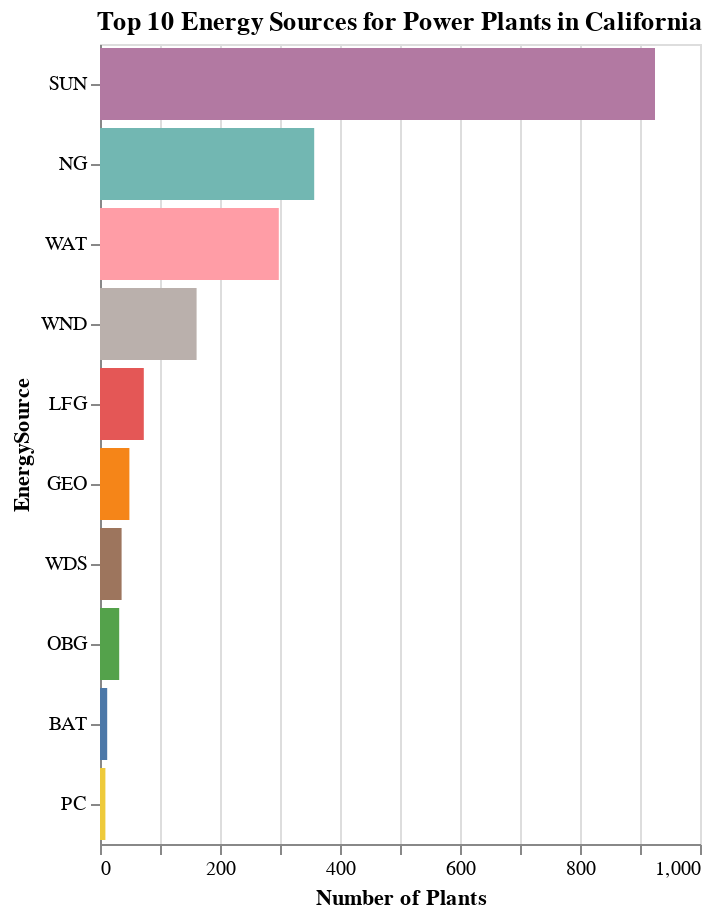

Notebook source saved alongside this figure:
### Markdown cell above
<div style="background-color:#007acc; height:40px; margin-top:30px; margin-bottom:10px; border-radius:5px;">
  <h2 style="color:white; padding:8px 15px; margin:0;">📊 7) What is the most common energy source for power plants in California?
</h2>
</div>

### Code cell
import pandas as pd
import altair as alt
import ipywidgets as widgets
import random
import time
from IPython.display import display, clear_output

def start_energy_source_question():
    global source_input  # ✅ globally accessible widget
    clear_output()
    print("⚡️ Task: What is the most common energy source for power plants in California?")

    # Ensure shared response log exists
    if 'responses' not in globals():
        global responses
        responses = []

    start_time = time.time()

    # Count by energy source
    energy_counts = df['PriEnergySource'].value_counts().reset_index()
    energy_counts.columns = ['EnergySource', 'PlantCount']

    # Correct answer
    correct_source = energy_counts.iloc[0]['EnergySource']

    # Chart (top 10 energy sources)
    chart_data = energy_counts.head(10)
    chart = alt.Chart(chart_data).mark_bar().encode(
        x=alt.X('PlantCount:Q', title='Number of Plants'),
        y=alt.Y('EnergySource:N', sort='-x'),
        tooltip=['EnergySource', 'PlantCount'],
        color=alt.Color('EnergySource:N', legend=None)
    ).properties(
        title='Top 10 Energy Sources for Power Plants in California',
        height=400
    )

    # Generate choices (including correct answer)
    distractors = energy_counts[energy_counts['EnergySource'] != correct_source]['EnergySource'].tolist()
    choices = random.sample(distractors, 4) + [correct_source]
    random.shuffle(choices)

    # Question + widget
    instructions = widgets.HTML("<h4>⚡️ What is the most common energy source for power plants in California?</h4>")
    source_input = widgets.RadioButtons(
        options=choices,
        description='Your Answer:',
        layout=widgets.Layout(width='500px')
    )

    submit_button = widgets.Button(description="Submit Answer")
    submission_output = widgets.Output()

    def on_submit(b):
        elapsed = time.time() - start_time
        selected = source_input.value

        responses.append({
            'question': 'Most common energy source in CA',
            'user_answer': selected,
            'correct_answer': correct_source,
            'is_correct': selected == correct_source,
            'time_sec': round(elapsed, 2)
        })

        with submission_output:
            submission_output.clear_output()
            display(widgets.HTML(
                f"<b>✅ Answer recorded:</b> {selected}<br>"
                f"<b>Time taken:</b> {round(elapsed, 2)} seconds.<br>"
                f"You may proceed to the next task."
            ))

    submit_button.on_click(on_submit)

    display(chart)
    display(widgets.VBox([
        instructions,
        source_input,
        submit_button,
        submission_output
    ]))


# 🚀 Launch the task
start_energy_source_question()

### Figure 1 — Vega-Lite specification as saved in the notebook (floating-point values rounded to 4 significant figures)
{"config": {"view": {"continuousWidth": 300, "continuousHeight": 300}}, "data": {"name": "data-dfa9b353063c839bf7d1a63329874696"}, "mark": {"type": "bar"}, "encoding": {"color": {"field": "EnergySource", "legend": null, "type": "nominal"}, "tooltip": [{"field": "EnergySource", "type": "nominal"}, {"field": "PlantCount", "type": "quantitative"}], "x": {"field": "PlantCount", "title": "Number of Plants", "type": "quantitative"}, "y": {"field": "EnergySource", "sort": "-x", "type": "nominal"}}, "height": 400, "title": "Top 10 Energy Sources for Power Plants in California", "$schema": "https://vega.github.io/schema/vega-lite/v5.20.1.json", "datasets": {"data-dfa9b353063c839bf7d1a63329874696": [{"EnergySource": "SUN", "PlantCount": 925}, {"EnergySource": "NG", "PlantCount": 357}, {"EnergySource": "WAT", "PlantCount": 298}, {"EnergySource": "WND", "PlantCount": 161}, {"EnergySource": "LFG", "PlantCount": 73}, {"EnergySource": "GEO", "PlantCount": 49}, {"EnergySource": "WDS", "PlantCount": 36}, {"EnergySource": "OBG", "PlantCount": 32}, {"EnergySource": "BAT", "PlantCount": 12}, {"EnergySource": "PC", "PlantCount": 9}]}}
